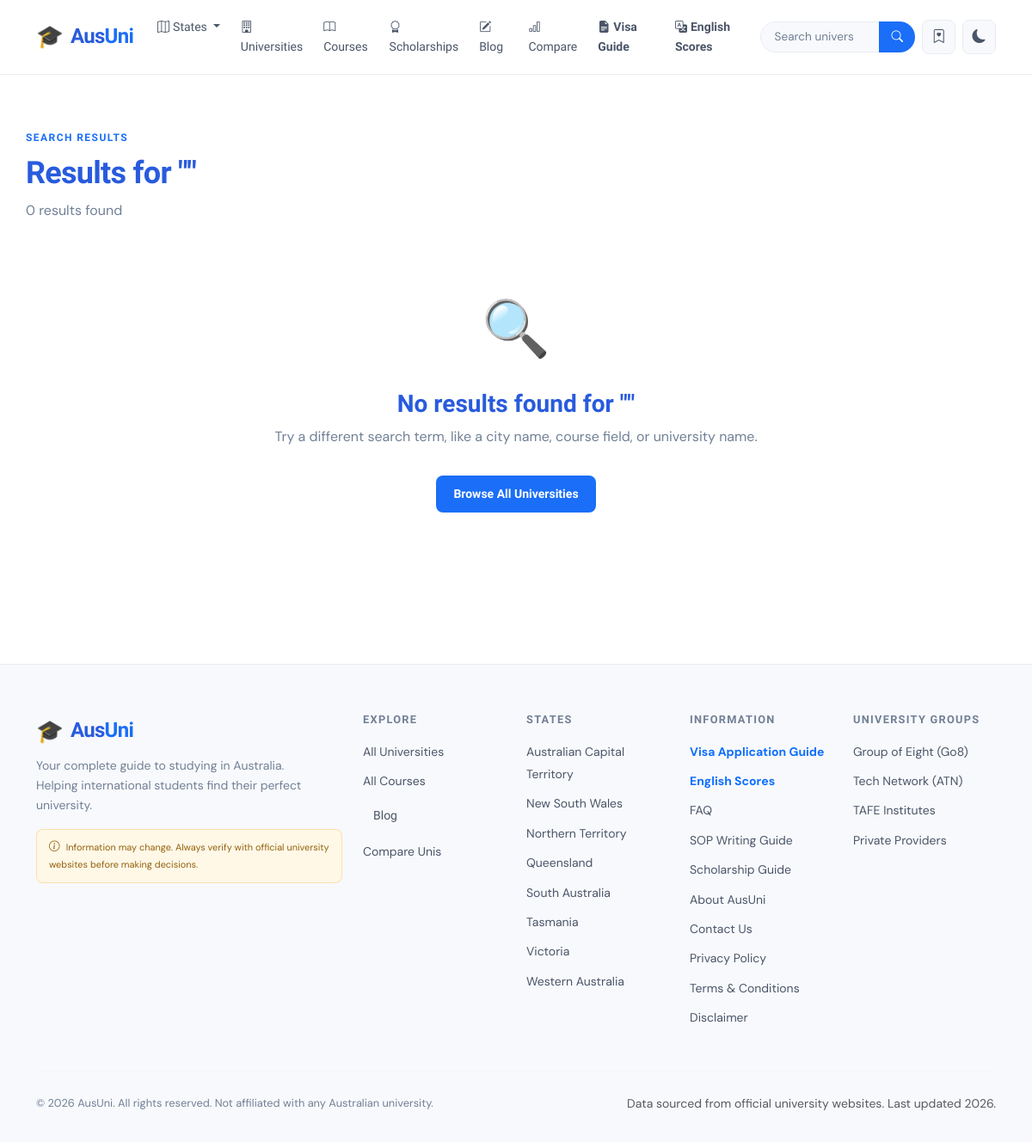
The app's page /search/ with its own data.
### universities/models.py (models this page shows, shortened)
class State(models.Model):
    name = models.CharField(max_length=100)
    slug = models.SlugField(unique=True)
    abbreviation = models.CharField(max_length=10)
    description = models.TextField(blank=True)
    capital = models.CharField(max_length=100, blank=True)
    image = models.CharField(max_length=200, blank=True, help_text="Image filename in static/img/states/")
    class Meta:
        ordering = ['name']

### universities/views.py (the view, shortened to what this page needs)
# urls.py: path('search/', views.search, name='search'),
def search(request):
    query = request.GET.get('q', '').strip()
    results = {'universities': [], 'courses': [], 'scholarships': []}
    context = {
        'query': query,
        'results': results,
        'total_results': len(results['universities']) + len(results['courses']) + len(results['scholarships']),
    }
    return render(request, 'universities/search_results.html', context)

### universities/context_processors.py (called while the page is built)
def global_context(request):
    return {
        'all_states': State.objects.order_by('name'),
        'site_name': 'AusUni',
        'site_tagline': 'Your Complete Guide to Australian Universities',
    }

### templates/universities/search_results.html (shortened to what this page needs)
{% extends "base.html" %}
{% block content %}
<div class="container section">
    <div class="mb-4">
        <div class="section-label">Search Results</div>
        <h1 class="section-title">Results for "{{ query }}"</h1>
        <p style="color:var(--text-muted);">{{ total_results }} result{{ total_results|pluralize }} found</p>
    </div>
    {% if not results.universities and not results.courses and not results.scholarships %}
    <div class="text-center py-5">
        <div style="font-size:4rem;margin-bottom:1rem;">🔍</div>
        <h3>No results found for "{{ query }}"</h3>
        <p style="color:var(--text-muted);">Try a different search term, like a city name, course field, or university name.</p>
        <a href="{% url 'university_list' %}" class="btn-primary-aus mt-3">Browse All Universities</a>
    </div>
    {% endif %}
</div>
{% endblock %}

### templates/base.html (shortened to what this page needs)
<!DOCTYPE html>
<html lang="en" data-theme="light">
<head>
    <link href="https://cdn.jsdelivr.net/npm/bootstrap@5.3.2/dist/css/bootstrap.min.css" rel="stylesheet">
    <link rel="stylesheet" href="https://cdn.jsdelivr.net/npm/bootstrap-icons@1.11.3/font/bootstrap-icons.min.css">
    <link rel="stylesheet" href="/static/css/main.css">
</head>
<body>
    <nav class="navbar navbar-expand-lg sticky-top" id="mainNav">
        <div class="container">
            <a class="navbar-brand" href="/">
                <span class="brand-icon">🎓</span>
                <span class="brand-text">Aus<span class="brand-accent">Uni</span></span>
            </a>
            <div class="collapse navbar-collapse" id="navbarNav">
                <ul class="navbar-nav me-auto">
                    <li class="nav-item dropdown">
                        <a class="nav-link dropdown-toggle" href="#" role="button" data-bs-toggle="dropdown">
                            <i class="bi bi-map me-1"></i>States
                        </a>
                    </li>
                    <li class="nav-item">
                        <a class="nav-link" href="{% url 'university_list' %}">
                            <i class="bi bi-building me-1"></i>Universities
                        </a>
                    </li>
                    <li class="nav-item">
                        <a class="nav-link" href="{% url 'course_list' %}">
                            <i class="bi bi-book me-1"></i>Courses
                        </a>
                    </li>
                    <li class="nav-item">
                        <a class="nav-link" href="{% url 'scholarship_list' %}">
                            <i class="bi bi-award me-1"></i>Scholarships
                        </a>
                    </li>
                    <li class="nav-item">
                        <a class="nav-link" href="/blog/">
                            <i class="bi bi-pencil-square me-1"></i>Blog
                        </a>
                    </li>
                    <li class="nav-item">
                        <a class="nav-link" href="{% url 'compare' %}">
                            <i class="bi bi-bar-chart me-1"></i>Compare
                        </a>
                    </li>
                    <li class="nav-item">
                        <a class="nav-link text-primary fw-bold" href="{% url 'visa_guide' %}">
                            <i class="bi bi-file-earmark-text-fill me-1"></i>Visa Guide
                        </a>
                    </li>
                    <li class="nav-item">
                        <a class="nav-link text-primary fw-bold" href="{% url 'english_comparison' %}">
                            <i class="bi bi-translate me-1"></i>English Scores
                        </a>
                    </li>
                </ul>
                <div class="d-flex align-items-center gap-2">
                    <form class="d-flex nav-search" action="{% url 'search' %}" method="get">
                        <div class="input-group">
                            <input class="form-control search-input" type="search" name="q"
                                placeholder="Search universities, courses..." aria-label="Search" id="navSearchInput"
                                autocomplete="off">
                            <button class="btn btn-search" type="submit">
                                <i class="bi bi-search"></i>
                            </button>
                        </div>
                    </form>
                    <a href="{% url 'bookmark_list' %}" class="btn btn-icon" title="Bookmarks">
                        <i class="bi bi-bookmark-heart"></i>
                    </a>
                    <button class="btn btn-icon" id="themeToggle" title="Toggle theme">
                        <i class="bi bi-moon-fill" id="themeIcon"></i>
                    </button>
                </div>
            </div>
        </div>
    </nav>
    <main>
        {% block content %}{% endblock %}
    </main>
    <footer class="site-footer">
        <div class="container">
            <div class="row g-4">
                <div class="col-lg-4">
                    <div class="footer-brand">
                        <span class="brand-icon">🎓</span>
                        <span class="brand-text">Aus<span class="brand-accent">Uni</span></span>
                    </div>
                    <p class="footer-tagline mt-2">Your complete guide to studying in Australia. Helping international
                        students find their perfect university.</p>
                    <div class="disclaimer-box mt-3">
                        <i class="bi bi-info-circle me-1"></i>
                        <small>Information may change. Always verify with official university websites before making
                            decisions.</small>
                    </div>
                </div>
                <div class="col-lg-2 col-md-4">
                    <h6 class="footer-heading">Explore</h6>
                    <ul class="footer-links">
                        <li><a href="{% url 'university_list' %}">All Universities</a></li>
                        <li><a href="{% url 'course_list' %}">All Courses</a></li>
                         <li><a href="/blog/" class="nav-link">Blog</a></li>
                        <li><a href="{% url 'compare' %}">Compare Unis</a></li>
                    </ul>
                </div>
                <div class="col-lg-2 col-md-4">
                    <h6 class="footer-heading">States</h6>
                    <ul class="footer-links">
                       {% for state in all_states %}
                        <li><a href="{% url 'state_detail' slug=state.slug %}">{{ state.name }}</a></li>
                        {% endfor %}
                    </ul>
                </div>
                <div class="col-lg-2 col-md-4">
                    <h6 class="footer-heading">Information</h6>
                    <ul class="footer-links">
                        <li><a href="{% url 'visa_guide' %}" class="text-primary fw-bold">Visa Application Guide</a>
                        </li>
                        <li><a href="{% url 'english_comparison' %}" class="text-primary fw-bold">English Scores</a>
                        </li>
                        <li><a href="{% url 'faq' %}">FAQ</a></li>
                        <li><a href="{% url 'sop_guide' %}">SOP Writing Guide</a></li>
                        <li><a href="{% url 'scholarship_guide' %}">Scholarship Guide</a></li>
                        <li><a href="{% url 'about' %}">About AusUni</a></li>
                        <li><a href="{% url 'contact' %}">Contact Us</a></li>
                        <li><a href="{% url 'privacy_policy' %}">Privacy Policy</a></li>
                        <li><a href="{% url 'terms' %}">Terms & Conditions</a></li>
                        <li><a href="{% url 'disclaimer' %}">Disclaimer</a></li>
                    </ul>
                </div>
                <div class="col-lg-2 col-md-4">
                    <h6 class="footer-heading">University Groups</h6>
                    <ul class="footer-links">
                        <li><a href="{% url 'university_list' %}?group=go8">Group of Eight (Go8)</a></li>
                        <li><a href="{% url 'university_list' %}?group=atn">Tech Network (ATN)</a></li>
                        <li><a href="{% url 'university_list' %}?type=tafe">TAFE Institutes</a></li>
                        <li><a href="{% url 'university_list' %}?type=private_provider">Private Providers</a></li>
                    </ul>
                </div>
            </div>
            <hr class="footer-divider">
            <div class="row align-items-center">
                <div class="col-md-6">
                    <p class="footer-copyright">© 2026 AusUni. All rights reserved. Not affiliated with any Australian
                        university.</p>
                </div>
                <div class="col-md-6 text-md-end">
                    <small class="text-muted">Data sourced from official university websites. Last updated 2026.</small>
                </div>
            </div>
        </div>
    </footer>
</body>
</html>

### records on screen
State: name "Australian Capital Territory"
State: name "New South Wales"
State: name "Northern Territory"
State: name "Queensland"
State: name "South Australia"
State: name "Tasmania"
State: name "Victoria"
State: name "Western Australia"

### other values on screen
{{ total_results }} "0"
